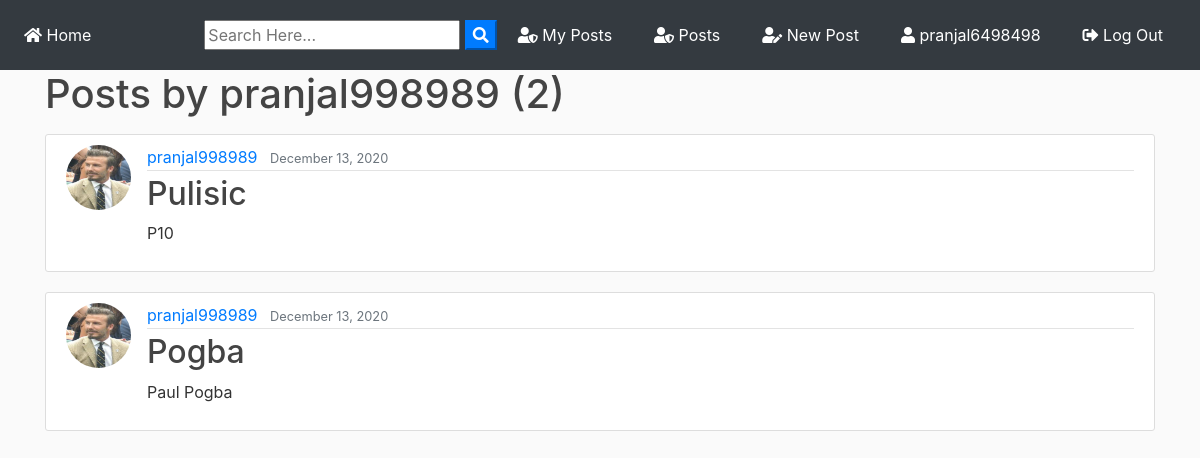
Page /user/pranjal998989 (signed in) on the committed database.
### blog/models.py (models this page shows, shortened)
class Post(models.Model):
	title = models.CharField(max_length=100)
	file = models.FileField(null=True,blank=True,upload_to='Files')
	content = models.TextField()
	date_posted = models.DateTimeField(default=timezone.now)
	author = models.ForeignKey(User, on_delete=models.CASCADE)
	private = models.BooleanField()

### users/models.py (models this page shows, shortened)
class Profile(models.Model):
    user = models.OneToOneField(User, on_delete=models.CASCADE)
    image = models.ImageField(default='default.jpg', upload_to='profile_pics')

### blog/views.py (the view)
# urls.py: path('user/<str:username>', UserPostListView.as_view(), name='user-posts'),
class UserPostListView(ListView):
    model = Post
    template_name = 'blog/user_posts.html'  # <app>/<model>_<viewtype>.html
    context_object_name = 'posts'
    paginate_by = 2
    def get_queryset(self):
        user = get_object_or_404(User, username=self.kwargs.get('username'))
        return Post.objects.filter(author=user).order_by('-date_posted')

### blog/templates/blog/user_posts.html (shortened to what this page needs)
{% extends "blog/base.html" %}
{% block content %}
    <h1 class="mb-3">Posts by {{ view.kwargs.username }} ({{ page_obj.paginator.count }})</h1>
    {% for post in posts %}
        <article class="media content-section">
          <img class="rounded-circle article-img" src="{{ post.author.profile.image.url }}">
          <div class="media-body">
            <div class="article-metadata">
              <a class="mr-2" href="{% url 'user-posts' post.author.username %}">{{ post.author }}</a>
              <small class="text-muted">{{ post.date_posted|date:"F d, Y" }}</small>
            </div>
            <h2><a class="article-title" href="{% url 'post-detail' post.id %}">{{ post.title }}</a></h2>
            <p class="article-content">{{ post.content }}</p>
          </div>
        </article>
    {% endfor %}
{% endblock content %}

### blog/templates/blog/base.html (shortened to what this page needs)
{% load static %}
<!doctype html>
<html lang="en">
  <head>
    <link rel="stylesheet" href="https://stackpath.bootstrapcdn.com/bootstrap/4.3.1/css/bootstrap.min.css">
    <link rel="stylesheet" href="https://use.fontawesome.com/releases/v5.8.1/css/all.css" >
    <link rel="stylesheet" href="{% static 'blog/main.css' %}">
</head>
  <body>
        <nav class="navbar navbar-expand-lg navbar-dark bg-dark">
                <div class="collapse navbar-collapse" id="navbarSupportedContent">
                  <ul class="navbar-nav mr-auto">
                    <li class="nav-item active">
                      <a class="nav-link" href="{% url 'blog-home' %}"><i class="fas fa-home"></i> Home <span class="sr-only">(current)</span></a>
                    </li>
                  </ul>
                  <form id="searchform" action="{% url 'search' %}" method="get">
                  <input type="text" name="q" type="text" value="{{ request.GET.q }}" placeholder="Search Here..." />
                  <button type="button" onclick="searchform.submit()" class=" text-white my-color btn-primary"><i class="fa fa-search"></i></button>
                  </form>
                    {% if user.is_authenticated %}
                    <a href="{% url 'user-posts' user %}" class="btn text-white m-2"><i class="fas fa-user-shield"></i> My Posts</a>
                    <a href="{% url 'blog-home' %}" class="btn text-white m-2"><i class="fas fa-user-shield"></i> Posts</a>
                    <a href="{% url 'post-create' %} " class="btn text-white m-2"><i class="fas fa-user-edit"></i> New Post</a>
                    <a href="{% url 'profile' %} " class="btn text-white m-2"><i class="fas fa-user"></i> {{ user.username }}</a>
                    <a href="{% url 'logout' %} " class="btn text-white m-2"><i class="fas fa-sign-out-alt"></i> Log Out</a>
                    {% else %}
                    <a href="{% url 'login' %} " class="btn text-white m-2"><i class="fas fa-user-tie"></i> Log In</a>
                    <a href="{% url 'register' %} " class="btn text-white m-2"> <i class="fas fa-sign-in-alt"></i> Sign Up</a>
                    {% endif %}
                </div>
              </nav>
      <div class="container my-bg">
    {% block content %}
    {% endblock  %}
</div>
  </body>
</html>

### blog/static/blog/main.css (style rules this page uses)
body { background: #fafafa; color: #333333; margin-top: 0; }
h1, h2, h3, h4, h5, h6 { color: #444444; }
ul { margin: 0; }
.content-section { background: #ffffff; padding: 10px 20px; border: 1px solid #dddddd; border-radius: 3px; margin-bottom: 20px; }
.article-title { color: #444444; }
.article-content { white-space: pre-line; }
.article-img { height: 65px; width: 65px; margin-right: 16px; }
.article-metadata { padding-bottom: 1px; margin-bottom: 4px; border-bottom: 1px solid #e3e3e3 }

### rows in the picture
Post: author.profile.image (picture), author "pranjal998989", date_posted "December 13, 2020", title "Pulisic", content "P10"
Post: author.profile.image (picture), author "pranjal998989", date_posted "December 13, 2020", title "Pogba", content "Paul Pogba"

### other values in the picture
{{ user.username }} "pranjal6498498"
{{ view.kwargs.username }} "pranjal998989"
{{ page_obj.paginator.count }} "2"
